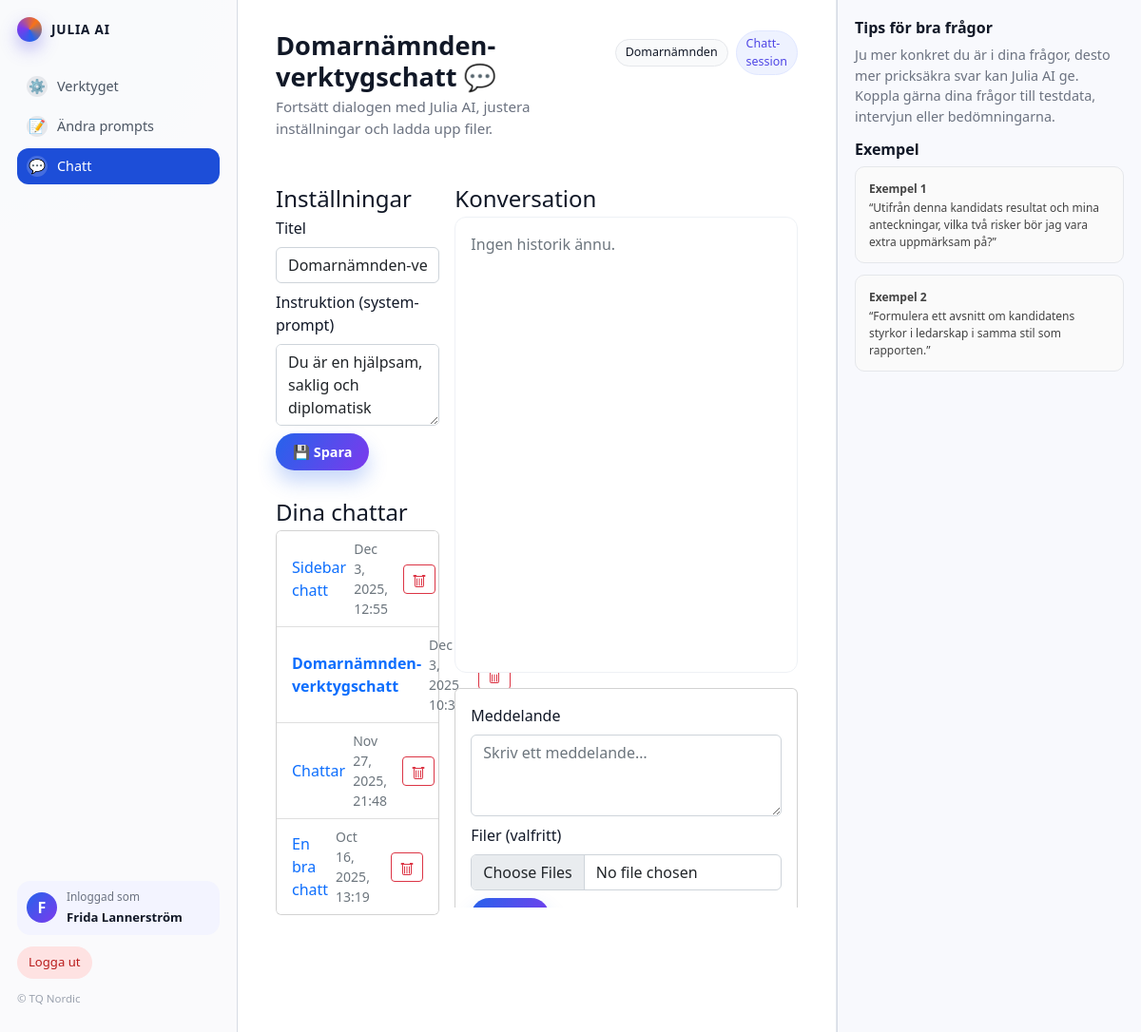
Page /chat/6/ (signed in) on the earlier database version.
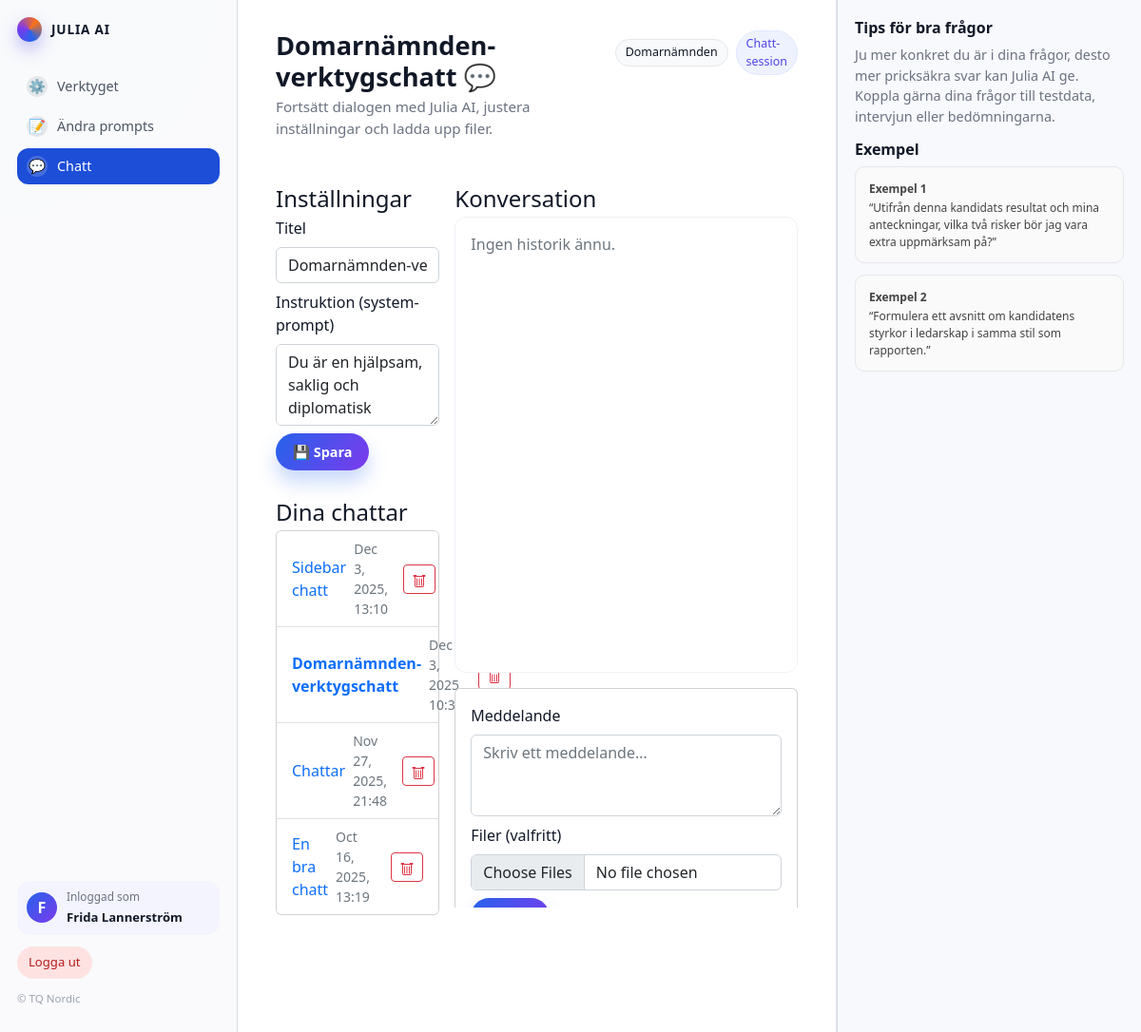
Same page on the later database version.
### myapp/models.py (models this page shows, shortened)
class ChatSession(models.Model):
    user = models.ForeignKey(settings.AUTH_USER_MODEL, on_delete=models.CASCADE)
    title = models.CharField(max_length=200, default="Ny chatt")
    system_prompt = models.TextField(
        default=(
            "Du är en hjälpsam, saklig och diplomatisk assistent. "
            "Skriv tydligt och konkret, mild tonalitet, inga överdrifter."
        )
    )
    created_at = models.DateTimeField(auto_now_add=True)
    updated_at = models.DateTimeField(auto_now=True)

### myapp/views.py (the view, shortened to what this page needs)
# urls.py: path("chat/<int:session_id>/", views.chat_session, name="chat_session"),
@login_required
def chat_session(request, session_id):
    session = get_object_or_404(ChatSession, id=session_id, user=request.user)
    if request.method == "POST" and "save_settings" in request.POST:
        session.title = request.POST.get("title") or session.title
        session.system_prompt = request.POST.get("system_prompt") or session.system_prompt
        session.save()
        return redirect("chat_session", session_id=session.id)
    messages = session.messages.order_by("created_at")
    sessions = ChatSession.objects.filter(user=request.user).order_by("-updated_at")[:20]
    return render(
        request,
        "chat_session.html",
        {"session": session, "messages": messages, "sessions": sessions}
    )

### templates/chat_session.html (shortened to what the changed rows need)
{% load static %}
<!DOCTYPE html>
<html lang="sv">
<head>
  <link href="https://cdn.jsdelivr.net/npm/bootstrap@5.2.3/dist/css/bootstrap.min.css" rel="stylesheet">
  <link rel="stylesheet" href="{% static 'css/style.css' %}">
</head>
<body id="page-top">
  <div class="app-shell">
    <main class="main-area">
      <header class="page-header">
        <div>
          <h1>{{ session.title|default:"Chatt" }} 💬</h1>
        </div>
      </header>
      <section id="chat-session">
        <div class="adminui-layout">
          <div class="adminui-main">
            <div class="adminui-container">
              <div class="row g-3">
                <div class="col-12 col-md-4">
                  <div class="adminui-container">
                    <div class="card p-0">
                      <div class="list-group list-group-flush">
                        {% for s in sessions %}
                          <div class="list-group-item d-flex align-items-center gap-2">
                            <a class="flex-grow-1 text-decoration-none {% if s.id == session.id %}fw-semibold{% endif %}"
                               href="{% url 'chat_session' s.id %}">
                              {{ s.title }}
                            </a>
                            <small class="text-muted me-2">
                              {{ s.updated_at|date:"M j, Y, H:i" }}
                            </small>
                            <form action="{% url 'chat_delete' s.id %}" method="post"
                                  onsubmit="return confirm('Ta bort denna chatt? Det går inte att ångra.');">
                              <button type="submit" class="btn btn-sm btn-outline-danger" title="Ta bort">
                              </button>
                            </form>
                          </div>
                        {% empty %}
                          <div class="list-group-item text-muted">Ingen historik ännu.</div>
                        {% endfor %}
                      </div>
                    </div>
                  </div>
                </div>
              </div>
            </div>
          </div>
        </div>
      </section>
    </main>
  </div>
</body>
</html>

Differences in the rows shown:
changed ChatSession "Sidebar chatt": updated_at "Dec 3, 2025, 12:55" → "Dec 3, 2025, 13:10"
